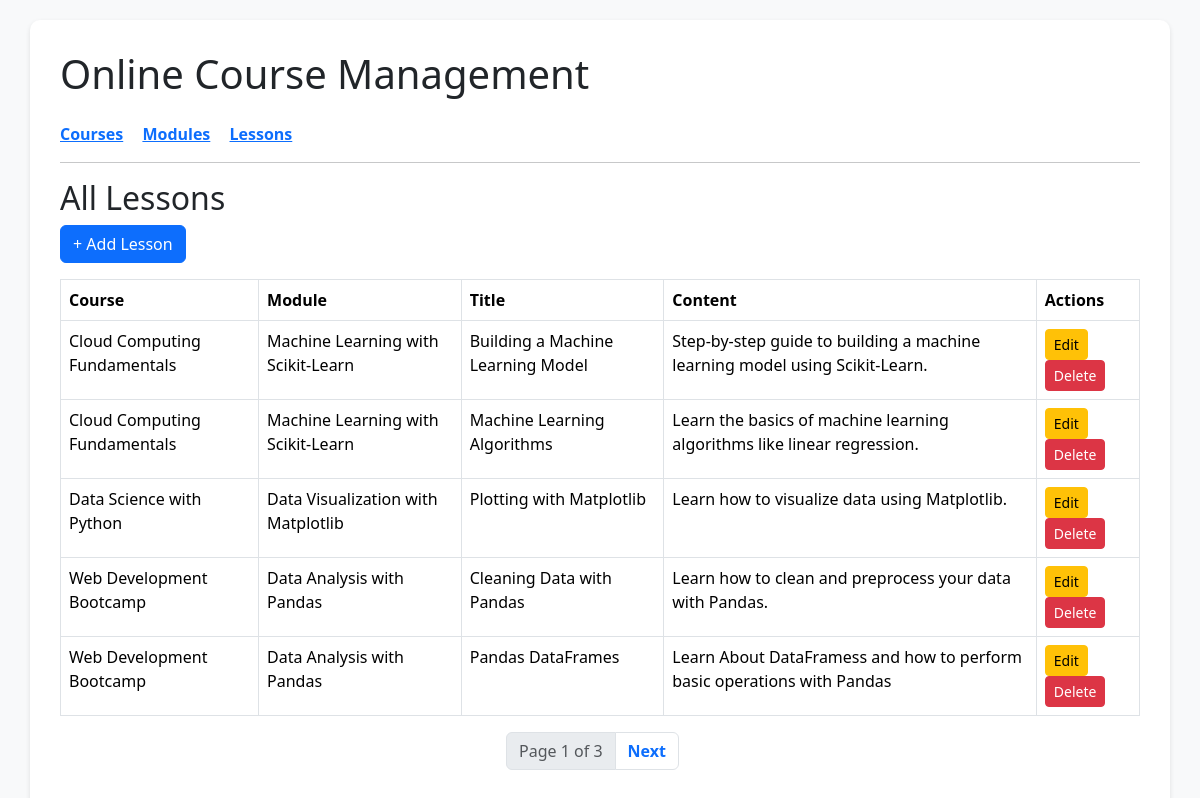
Screenshot of /lessons/ with the database file from the repository.
### core/models.py (models this page shows, shortened)
class Course(models.Model):
    id = models.UUIDField(primary_key=True, default=uuid.uuid4, editable=False)
    name = models.CharField(max_length=200)
    description = models.TextField()
    duration = models.CharField(max_length=100)
    created_at = models.DateTimeField(auto_now_add=True)

class Module(models.Model):
    id = models.UUIDField(primary_key=True, default=uuid.uuid4, editable=False)
    course = models.ForeignKey(Course, on_delete=models.CASCADE , related_name='modules')
    title = models.CharField(max_length=200)
    description = models.TextField()
    sequence_order = models.PositiveBigIntegerField()

class Lesson(models.Model):
    id = models.UUIDField(primary_key=True, default=uuid.uuid4, editable=False)
    module = models.ForeignKey(Module, on_delete=models.CASCADE, related_name='lessons')
    title = models.CharField(max_length=200)
    content = models.TextField()
    video_url = models.URLField(blank=True, null=True)
    created_at = models.DateTimeField(auto_now_add=True)

### core/views.py (the view)
# urls.py: path('lessons/', LessonListView.as_view(), name='lesson-list'),
class LessonListView(ListView):
    model = Lesson
    template_name = 'core/lesson_list.html'
    context_object_name = 'lessons'
    paginate_by = 5  # Number of lessons per page
    def get_context_data(self, **kwargs):
        context = super().get_context_data(**kwargs)
        page = self.request.GET.get('page', 1)
        per_page = self.paginate_by  # Use paginate_by to decide how many items per page
        lesson_data = LessonService.get_all(page, per_page)
        context['lessons'] = lesson_data['data']  # Lessons data for the current page
        context['page_obj'] = lesson_data['page_obj']  # Pagination info for the template
        return context

### core/services.py (called while the page is built)
    @staticmethod
    def get_all(page=1, per_page=5):
        queryset = Lesson.objects.all().order_by('-created_at')  # optional ordering
        paginator = Paginator(queryset, per_page)
        paginated_qs = paginator.get_page(page)
        return {
            'data': LessonSerializer(paginated_qs, many=True).data,
            'total_pages': paginator.num_pages,
            'current_page': page,
            'page_obj': paginated_qs  # ✅ added for template pagination
        }

### core/templates/core/lesson_list.html
{% extends 'core/base.html' %}
{% block content %}
<h2>All Lessons</h2>
<a class="btn btn-primary mb-3" href="{% url 'lesson-create' %}">+ Add Lesson</a>
<table class="table table-bordered">
    <thead>
        <tr>
            <th>Course</th>
            <th>Module</th>
            <th>Title</th>
            <th>Content</th>
            <th>Actions</th>
        </tr>
    </thead>
    <tbody>
        {% for lesson in lessons %}
        <tr>
            <td>{{ lesson.course_title }}</td>
            <td>{{ lesson.module_title }}</td>
            <td>{{ lesson.title }}</td>
            <td>{{ lesson.content }}</td>
            <td>
                <a class="btn btn-warning btn-sm" href="{% url 'lesson-update' lesson.id %}">Edit</a>
                <a class="btn btn-danger btn-sm" href="{% url 'lesson-delete' lesson.id %}">Delete</a>
            </td>
        </tr>
        {% empty %}
        <tr><td colspan="5" class="text-center">No lessons found.</td></tr>
        {% endfor %}
    </tbody>
</table>
{% include 'core/pagination.html' with page_obj=page_obj %}
{% endblock %}

### core/templates/core/base.html (style rules this page uses)
body { padding: 20px; background: #f8f9fa; }

### rows the page displays
Course: course_title "Cloud Computing Fundamentals" "Cloud Computing Fundamentals"
Module: module_title "Machine Learning with Scikit-Learn" "Machine Learning with Scikit-Learn"
Lesson: title "Building a Machine Learning Model", content "Step-by-step guide to building a machine learning model using Scikit-Learn."
Lesson: title "Machine Learning Algorithms", content "Learn the basics of machine learning algorithms like linear regression."
Course: course_title "Data Science with Python"
Module: module_title "Data Visualization with Matplotlib"
Lesson: title "Plotting with Matplotlib", content "Learn how to visualize data using Matplotlib."
Course: course_title "Web Development Bootcamp" "Web Development Bootcamp"
Module: module_title "Data Analysis with Pandas" "Data Analysis with Pandas"
Lesson: title "Cleaning Data with Pandas", content "Learn how to clean and preprocess your data with Pandas."
Lesson: title "Pandas DataFrames", content "Learn About DataFramess and how to perform basic operations with Pandas"

### other values shown
{{ page_obj.number }} "1"
{{ page_obj.paginator.num_pages }} "3"
